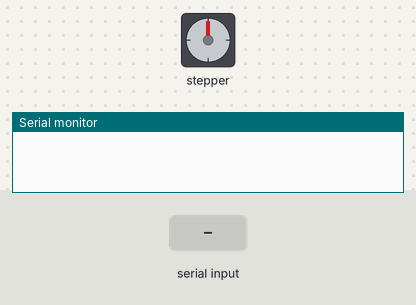
Bench run of a sketch on a simulated STM32 Blue Pill. On the bench: stepper motor, the last lines printed to the serial monitor. Inputs (shaded band) come from the test bench. Stepper angles assume 200 steps per turn.

Above: at 1.2 s.
1.3 s: "1,90\n" received over Serial
At 2.45 s:
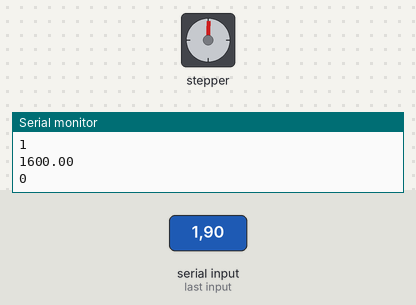
At 3.05 s:
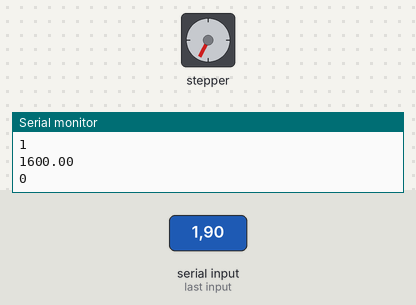
4.3 s: "1\n" received over Serial
At 5.45 s:
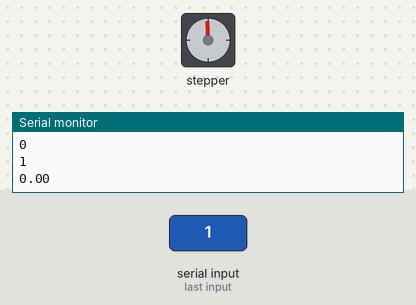
Timing chart, 0 to 8.6 s (numbered marks = the images above; inputs shaded):
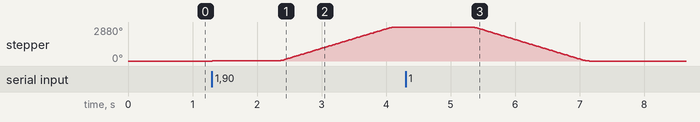

Measured:
- after the input at 4.3 s, stepper: turns 2880° counter-clockwise in 1.8 s, starting after 1.0 s

The sketch:

Two_Stepper.ino
```cpp
#include <AccelStepper.h>
#define dirPin PB5
#define stepPin PB9
#define dirPin2 PA15
#define stepPin2 PB8
#define motorInterfaceType 1
float p;
float y;
int z;
// Create a new instance of the AccelStepper class:
AccelStepper stepper_yaw = AccelStepper(motorInterfaceType, stepPin, dirPin);
AccelStepper stepper_pitch = AccelStepper(motorInterfaceType, stepPin2, dirPin2);

void setup()
{
//  stepper.setEnablePin(8);
stepper_yaw.setMaxSpeed(5000);
stepper_yaw.setAcceleration(8000);
stepper_pitch.setMaxSpeed(1000);
stepper_pitch.setAcceleration(8000);
Serial.begin(115200);
p=0.0;
y=0.0;
}

void loop() {
stepper_pitch.moveTo(p);
stepper_pitch.run();
stepper_yaw.moveTo(y);
stepper_yaw.run();
if(Serial.available() != 0)
{
  z=Serial.parseInt();
  Serial.println(z);
  if(z==1)
  {
    while(Serial.available() == 0);
    p=Serial.parseInt();
    p=(p*6400)/360;
    Serial.println(p);
  }
  else if(z==2)
  {
    while(Serial.available() == 0);
    y=Serial.parseInt();
    y=(y*6400)/360;
    //y=y*11;
    Serial.println(y);
  }
}
}
```
